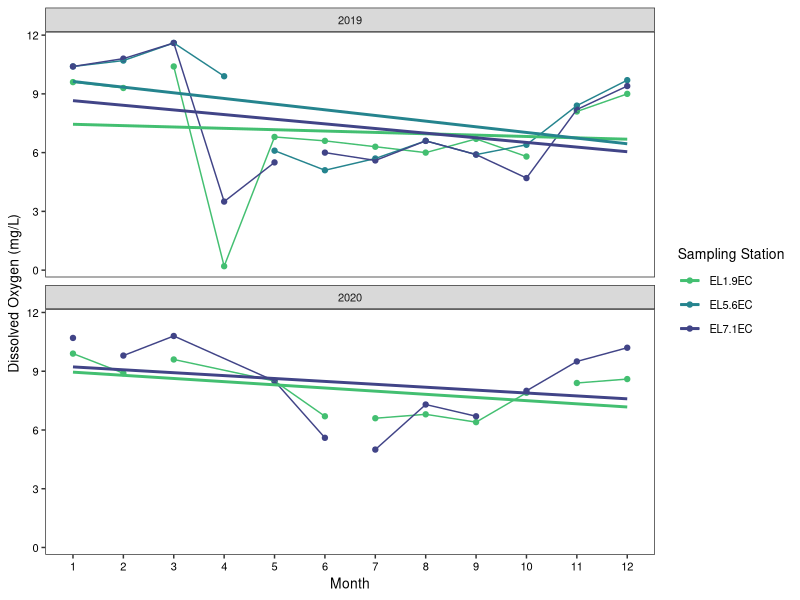
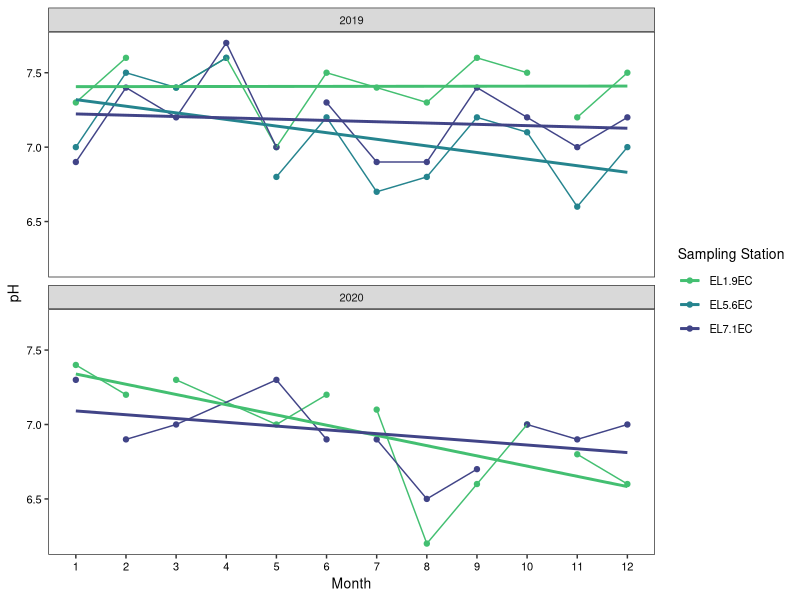
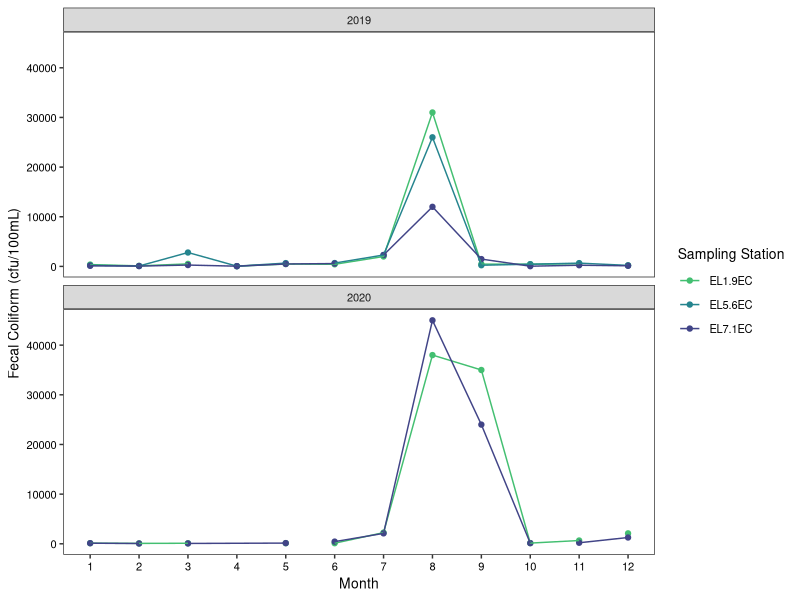
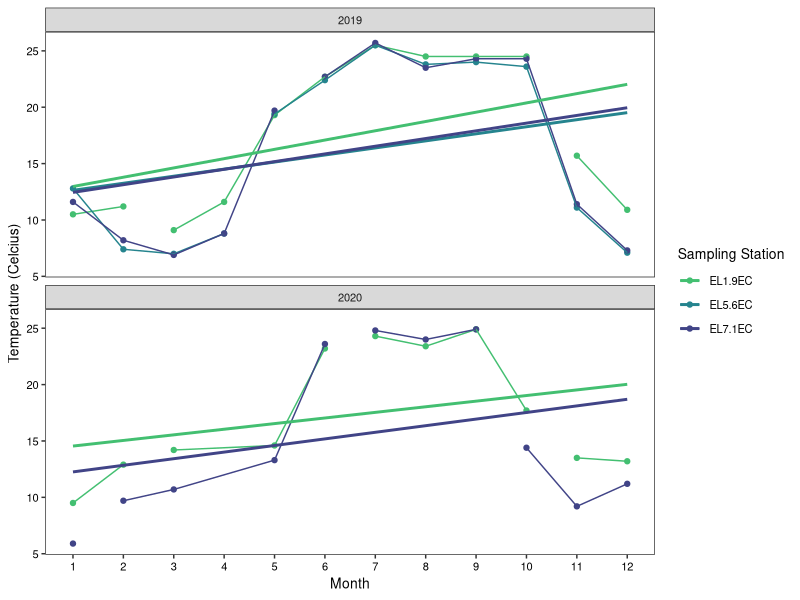
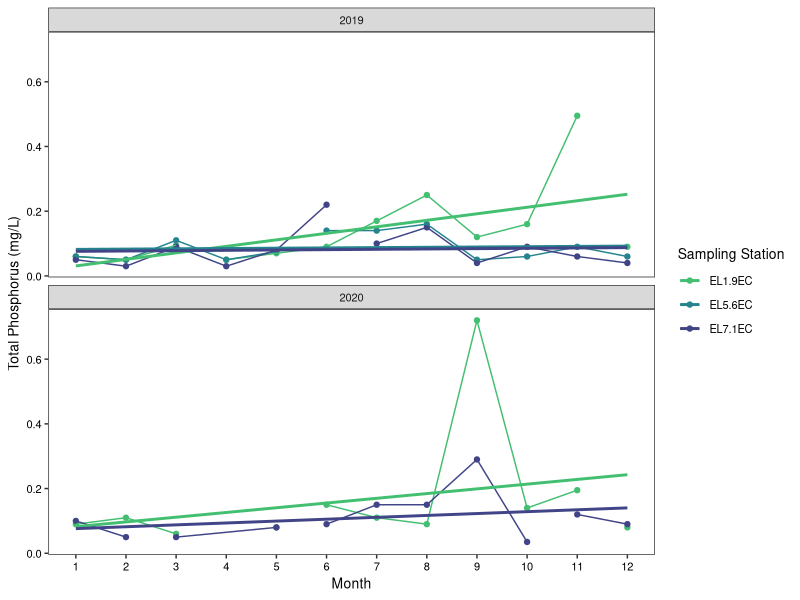
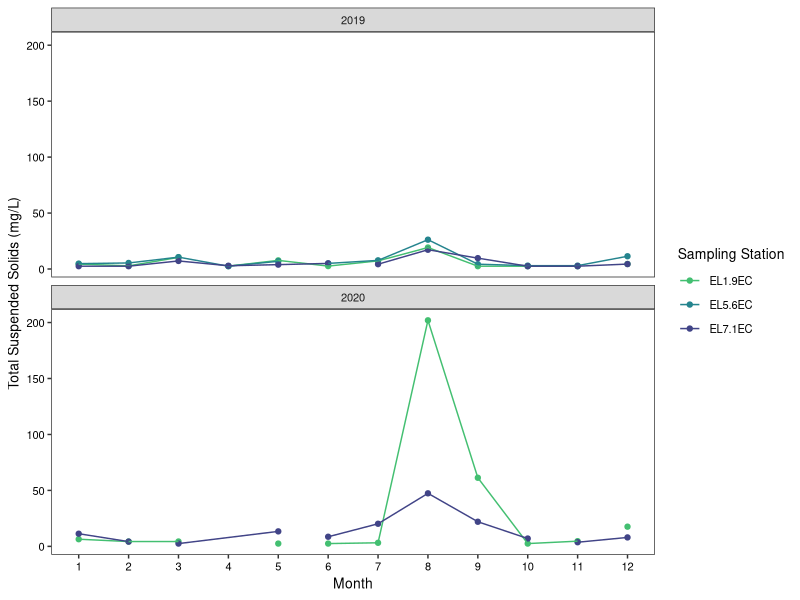
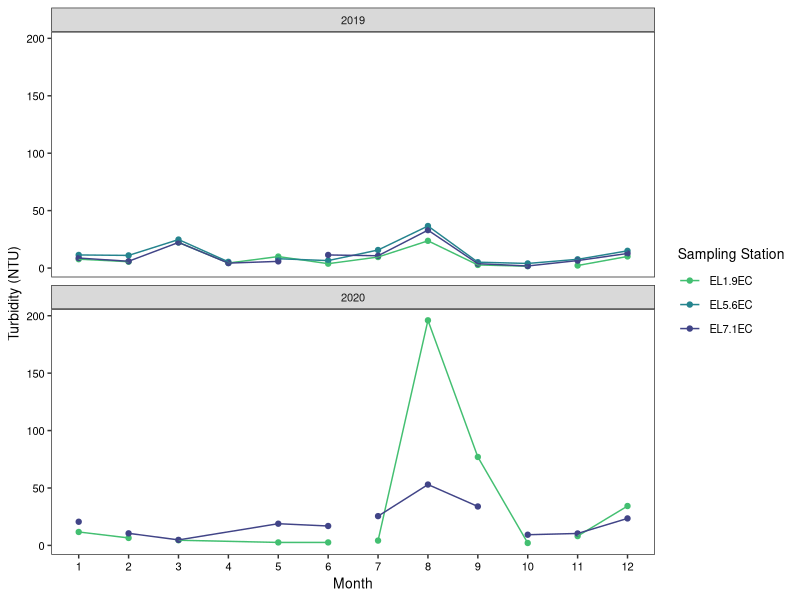
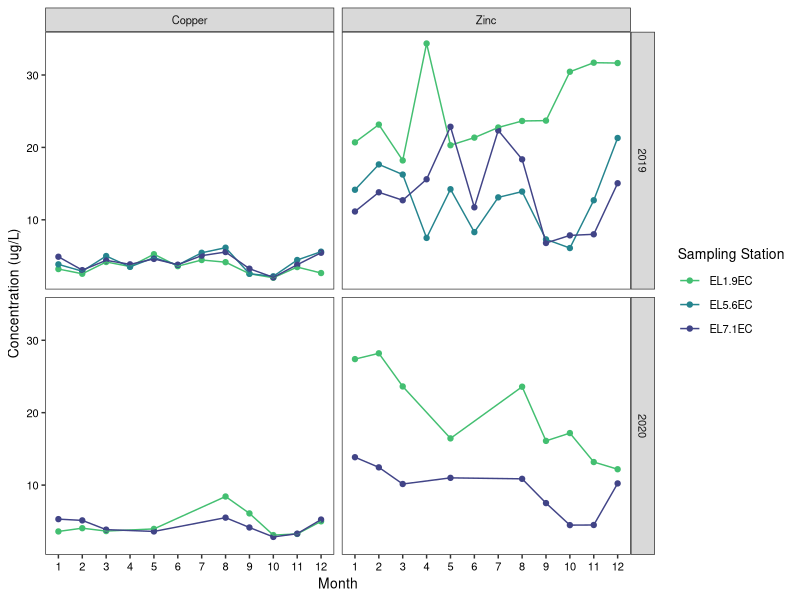

R code for these plots, in order:
## ---- chunk 1
knitr::opts_knit$set(root.dir = '/Users/analiselindborg/Desktop/Desktop - Analise’s MacBook Pro/Data Analytics/EDA_Final_Project_DurhamWQ')
## ---- chunk 2
getwd()
library(tidyverse)
library(lubridate)

ellerbe.data <- read.csv("./Data/Raw/Ellerbe Creek/durham_AllData.csv")
## ---- chunk 3
## 1. Select columns of interest
ellerbe.sub <- ellerbe.data %>%
  select(Stream.Name, Station.Name, Parameter, Date.Time, Value, QA.Code, Unit, Comments, Rain.in.Last.24.Hours, Sky.Condition)

## 2. Subsetting data for following metrics: DO, pH, Fecal Coliform, Zn, Cu, temp, TP, TSS, and turbidity

ellerbe.sub <- ellerbe.sub %>%
  filter(Parameter %in% c("Dissolved Oxygen", "pH", "Fecal Coliform", "Zinc", "Copper", "Temperature", "Total Phosphorus", "Total Suspended Solids", "Turbidity"))

## 3. Fix date
ellerbe.sub <- ellerbe.sub %>%
  separate(Date.Time, into = c("Date", "Time"), sep = "\\s")

ellerbe.sub$Date <- as.Date(ellerbe.sub$Date, format = "%m/%d/%y")

## 4. Some sample dates have site duplicates. Averaging these duplicate values to get one value for each parameter at each site on each data. Create a year column
ellerbe.grouped <- ellerbe.sub %>%
  group_by(Stream.Name, Station.Name, Parameter, Date, Comments, Rain.in.Last.24.Hours, Sky.Condition) %>%
 summarize(Final_Value = mean(Value)) %>%
  mutate(Year = year(Date),
         Month = month(Date))

#ellerbe.grouped$Month <- factor(ellerbe.grouped$Month, levels = c("Jan", "Feb", "Mar", "Apr", "May", "Jun", "Jul", "Aug", "Sep", "Oct", "Nov", "Dec"))

ellerbe.grouped$Year <- as.character(ellerbe.grouped$Year)

## save long dataset
#write.csv(ellerbe.grouped, "./Data/Processed/Ellerbe_long.csv")

#creating pivot wider dataframe to make WQ parameters their own columns. 
ellerbe.wide <- ellerbe.grouped %>%
  pivot_wider(names_from = Parameter, values_from = Final_Value)

#save wide dataset
#write.csv(ellerbe.wide, "./Data/Processed/Ellerbe_wide.csv")

## ---- chunk 4
theme <- 
  theme_bw() +
  theme(panel.grid.minor = element_blank(),
        panel.grid.major = element_blank(),
        text = element_text(color = "black", size = 10),
        axis.text.x = element_text(color = "black"),
        axis.text.y = element_text(color = "black"))

theme_set(theme)
## ---- chunk 5

#DO
ggplot(ellerbe.wide, aes(x = Month, y = `Dissolved Oxygen`, color = Station.Name)) +
  geom_point() +
  geom_line() +
  geom_smooth(method = "lm", se = FALSE) +
  scale_color_viridis_d(begin = 0.7, end = 0.2, name = "Sampling Station") +
  scale_x_continuous(breaks=seq(1,12,1)) +
  labs(y = "Dissolved Oxygen (mg/L)", x = "Month") +
  facet_wrap(~Year, nrow=2) +
  theme 

#pH
ggplot(ellerbe.wide, aes(x = Month, y = pH, color = Station.Name)) +
  geom_point() +
  geom_line() +
  geom_smooth(method = "lm", se = FALSE) +
  scale_color_viridis_d(begin = 0.7, end = 0.2, name = "Sampling Station") +
  scale_x_continuous(breaks=seq(1,12,1)) +
  facet_wrap(~Year, nrow=2) +
  labs(y = "pH", x = "Month") +
  theme

#Fecal Coliform
ggplot(ellerbe.wide, aes(x = Month, y = `Fecal Coliform`, color = Station.Name)) +
  geom_point() +
  geom_line() +
  scale_color_viridis_d(begin = 0.7, end = 0.2, name = "Sampling Station") +
  scale_x_continuous(breaks=seq(1,12,1)) +
  facet_wrap(~Year, nrow=2) +
  labs(y = "Fecal Coliform (cfu/100mL)", x = "Month") +
  theme 

#Temp
ggplot(ellerbe.wide, aes(x = Month, y = Temperature, color = Station.Name)) +
  geom_point() +
  geom_line() +
  geom_smooth(method = "lm", se = FALSE) +
  scale_color_viridis_d(begin = 0.7, end = 0.2, name = "Sampling Station") +
  scale_x_continuous(breaks=seq(1,12,1)) +
  facet_wrap(~Year, nrow=2) +
  labs(y = "Temperature (Celcius)", x = "Month") +
  theme 

#TP
ggplot(ellerbe.wide, aes(x = Month, y = `Total Phosphorus`, color = Station.Name)) +
  geom_point() +
  geom_line() +
  geom_smooth(method = "lm", se = FALSE) +
  scale_color_viridis_d(begin = 0.7, end = 0.2, name = "Sampling Station") +
  scale_x_continuous(breaks=seq(1,12,1)) +
  facet_wrap(~Year, nrow=2) +
  labs(y = "Total Phosphorus (mg/L)", x = "Month") +
  theme

#TSS
ggplot(ellerbe.wide, aes(x = Month, y = `Total Suspended Solids`, color = Station.Name)) +
  geom_point() +
  geom_line() +
  scale_color_viridis_d(begin = 0.7, end = 0.2, name = "Sampling Station") +
  scale_x_continuous(breaks=seq(1,12,1)) +
  facet_wrap(~Year, nrow=2) +
  labs(y = "Total Suspended Solids (mg/L)", x = "Month") +
  theme 

#turbidity
ggplot(ellerbe.wide, aes(x = Month, y = `Turbidity`, color = Station.Name)) +
  geom_point() +
  geom_line() +
  scale_color_viridis_d(begin = 0.7, end = 0.2, name = "Sampling Station") +
  scale_x_continuous(breaks=seq(1,12,1)) +
  facet_wrap(~Year, nrow=2) +
  labs(y = "Turbidity (NTU)", x = "Month") +
  theme 
## ---- chunk 6
#*significant, p-value = 0.0009
aov <- aov(ellerbe.wide$pH ~ ellerbe.wide$Year)
summary(aov)
TukeyHSD(aov)
## ---- chunk 7
ggplot(subset(ellerbe.grouped, Parameter %in% c("Zinc", "Copper")), aes(x = Month, y = Final_Value, color = Station.Name)) +
  geom_point() +
  geom_line()+
  #geom_smooth(method = "lm", se = FALSE) +
  scale_color_viridis_d(begin = 0.7, end = 0.2, name = "Sampling Station") +
  scale_x_continuous(breaks=seq(1,12,1)) +
  facet_grid(Year~Parameter) +
  labs(y = "Concentration (ug/L)", x = "Month") +
  theme

##ANOVA
#compare zinc and copper concentrations between 2019 and 2020. **Not significant
aov <- aov(ellerbe.wide$Zinc ~ ellerbe.wide$Year)
summary(aov)
 
aov <- aov(ellerbe.wide$Copper ~ ellerbe.wide$Year)
summary(aov)          
## ---- chunk 8
ggplot(subset(ellerbe.grouped, Parameter == "Temperature"), aes(x = Sky.Condition, y = Final_Value, fill = Station.Name)) +
  geom_boxplot() +
  scale_fill_viridis_d(begin = 0.7, end = 0.2, name = "Sampling Station") +
  facet_wrap(~Year, nrow=1) +
  labs(y = "Temperature (Celcius)", x = "Sky Condition") +
  theme

#Over time (since this likely changes with season)
ggplot(subset(ellerbe.grouped, Parameter == "Temperature"), aes(x = Month, y = Final_Value, color = Station.Name)) +
  geom_point() +
  geom_line() +
  scale_color_viridis_d(begin = 0.7, end = 0.2, name = "Sampling Station") +
  scale_x_continuous(breaks=seq(1,12,1)) +
  labs(y = "Temperature (Celcius)", x = "Month") +
  theme+
  facet_grid(Year~Sky.Condition)
## ---- chunk 9
ggplot(subset(ellerbe.grouped, Parameter == "Turbidity"), aes(x = Rain.in.Last.24.Hours, y = Final_Value, fill = Station.Name)) +
  geom_boxplot() +
   scale_fill_viridis_d(begin = 0.7, end = 0.2, name = "Sampling Station") +
  facet_wrap(~Year, nrow=1, scales = "free") +
  labs(y = "Turbidity (NTU)", x = "Rain in Last 24 Hours?") +
  theme

##ANOVA

#comparing turbidity and rain in last 24 hours for 2019 (all sites combined, combined sites because we have different numnber of sites between 2019 and 2020 so want to make the comparison similar)
d.2019 <- ellerbe.wide %>%
  filter(Year == 2019)

#*significant, pvalue = 1.48e-5
aov <- aov(d.2019$Turbidity ~ d.2019$Rain.in.Last.24.Hours)
summary(aov)

#comparing turbidity and rain in last 24 hours for 2020
d.2020 <- ellerbe.wide %>%
  filter(Year == 2020)

#*significant, p-value = 0.0086
aov <- aov(d.2020$Turbidity ~ d.2020$Rain.in.Last.24.Hours)
summary(aov)


#compare turbidity between 2019 and 2020
#*significant, p-value = 0.03
aov <- aov(ellerbe.wide$Turbidity ~ ellerbe.wide$Year)
summary(aov)
TukeyHSD(aov)

## ---- chunk 10
ggplot(ellerbe.wide, aes(x = Turbidity, y = `Total Suspended Solids`, color = Station.Name)) +
  geom_point() +
  geom_smooth(method = "lm", se = FALSE) +
  scale_color_viridis_d(begin = 0.7, end = 0.2, name = "Sampling Station") +
  facet_wrap(~Year, nrow = 1, scales = "free") +
  labs(y = "Total Suspended Solids (mg/L)", x = "Turbidity (NTU)") +
  theme 

#removing outlier point to better show trend
ggplot(ellerbe.wide, aes(x = Turbidity, y = `Total Suspended Solids`, color = Station.Name)) +
  geom_point() +
  geom_smooth(method = "lm", se = FALSE) +
  xlim(0,80)+
  ylim(0,80) +
  scale_color_viridis_d(begin = 0.7, end = 0.2, name = "Sampling Station") +
  labs(y = "Total Suspended Solids (mg/L)", x = "Turbidity (NTU)") +
  theme 

## ---- chunk 11
# Temp & DO 
ggplot(ellerbe.wide, aes(x = Temperature, y = `Dissolved Oxygen`, color = Station.Name)) +
  geom_point() +
  geom_smooth(method = "lm", se = FALSE) +
  scale_color_viridis_d(begin = 0.7, end = 0.2, name = "Sampling Station") +
  facet_wrap(~Year, nrow = 1) +
  labs(y = "Dissolved Oxygen (mg/L)", x = "Temperature (Celcius)") +
  theme 


#Temp & Fec Col
ggplot(ellerbe.wide, aes(x = Temperature, y = `Fecal Coliform`, color = Station.Name)) +
  geom_point() +
  geom_smooth(method = "lm", se = FALSE) +
  scale_color_viridis_d(begin = 0.7, end = 0.2, name = "Sampling Station") +
  facet_wrap(~Year, nrow = 1) +
  labs(y = "Fecal Coliform (cfu/100mL)", x = "Temperature (Celcius)") +
  theme 
